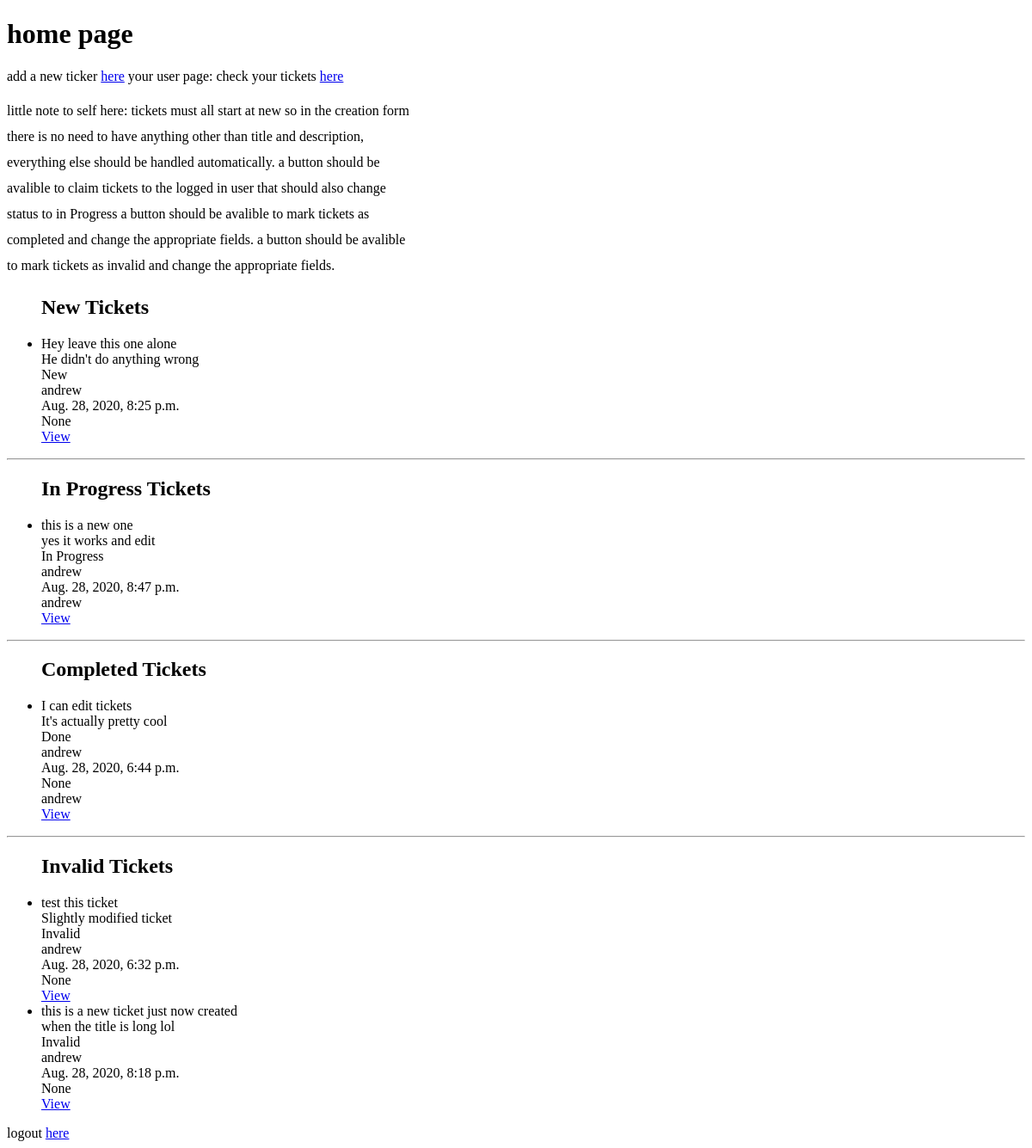
/ (signed in), run on an earlier commit of the app's database.
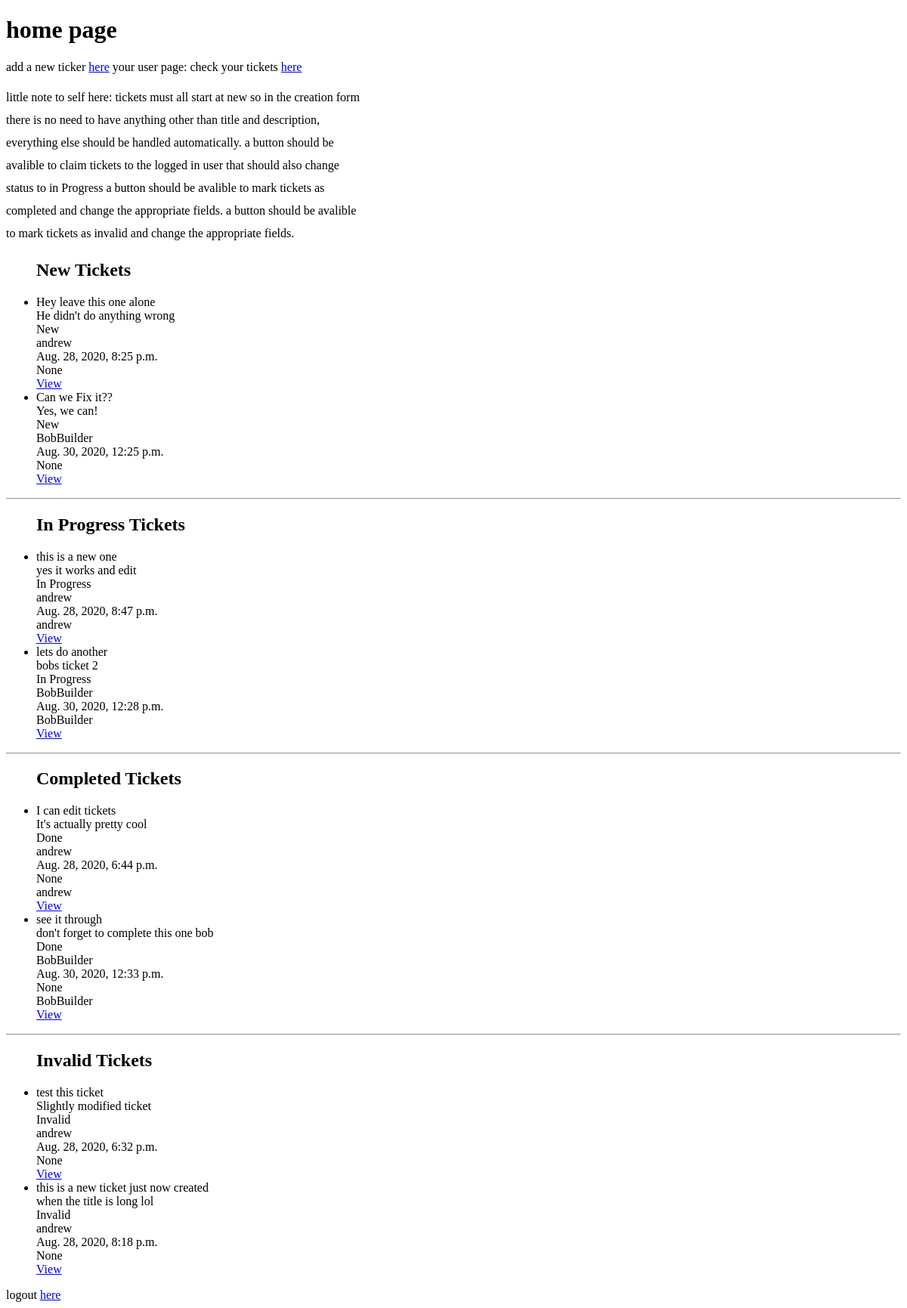
And on a later commit of the database.
### BugTrackApp/models.py (models this page shows)
class bug_ticket(models.Model):
    title = models.CharField(max_length = 80)
    description = models.TextField()
    status_choices = [
        ('New', 'New'),
        ('In Progress', 'In Progress'),
        ('Done', 'Done'),
        ('Invalid', 'Invalid'),
    ]
    status = models.CharField(choices = status_choices, default='New', max_length=11)
    created_by = models.ForeignKey(custom_user, on_delete=models.DO_NOTHING)
    date = models.DateTimeField(default = datetime.now)
    assigned = models.CharField(default = None, blank = False, null = True, max_length = 30)
    completed_by = models.CharField(default = None, blank = False, null = True, max_length = 30)

class custom_user(AbstractUser):
    def __str__(self):
        return self.username

### BugTrackApp/views.py (the view)
# urls.py: path('', views.index),
@login_required
def index(request):
    tickets = bug_ticket.objects.all()
    return render(request, 'index.html', {'tickets': tickets})

### BugTrackApp/templates/index.html (shortened to what this page needs)
<!DOCTYPE html>
<html lang="en">
<head>
</head>
<body>
    <h1>home page</h1>
    <span>add a new ticker <a href="newticket/"> here</a></span>
    <span>your user page: check your tickets <a href="userdetails/">here</a></span>
    <p style="width: 40%; line-height: 30px;">little note to self here: tickets must all start at new so in the creation form there
        is no need to have anything other than title and description, everything else
        should be handled automatically.
        a button should be avalible to claim tickets to the logged in user that should also change
        status to in Progress
        a button should be avalible to mark tickets as completed and change the appropriate fields.
        a button should be avalible to mark tickets as invalid and change the appropriate fields.
    </p>
    <ul>
        <h2>New Tickets</h2>
        {% for ticket in tickets %}
            {% if ticket.status == 'New'%}
        <li>
            {{ticket.title}}
            <br>
            {{ticket.description}}
            <br>
            {{ticket.status}}
            <br>
            {{ticket.created_by}}
            <br>
            {{ticket.date}}
            <br>
            {{ticket.assigned}}
            <br>
            <a href="post/{{ticket.id}}">View</a>
        </li>
            {% endif %}
        {% endfor %}
    </ul>
    <hr>
    <ul>
        <h2>In Progress Tickets</h2>
        {% for ticket in tickets %}
            {% if ticket.status == 'In Progress'%}
        <li>
            {{ticket.title}}
            <br>
            {{ticket.description}}
            <br>
            {{ticket.status}}
            <br>
            {{ticket.created_by}}
            <br>
            {{ticket.date}}
            <br>
            {{ticket.assigned}}
            <br>
            <a href="post/{{ticket.id}}">View</a>
        </li>
            {% endif %}
        {% endfor %}
    </ul>
    <hr>
    <ul>
        <h2>Completed Tickets</h2>
        {% for ticket in tickets %}
            {% if ticket.status == 'Done'%}
        <li>
            {{ticket.title}}
            <br>
            {{ticket.description}}
            <br>
            {{ticket.status}}
            <br>
            {{ticket.created_by}}
            <br>
            {{ticket.date}}
            <br>
            {{ticket.assigned}}
            <br>
            {{ticket.completed_by}}
            <br>
            <a href="post/{{ticket.id}}">View</a>
        </li>
            {% endif %}
        {% endfor %}
    </ul>
    <hr>
    <ul>
        <h2>Invalid Tickets</h2>
        {% for ticket in tickets %}
            {% if ticket.status == 'Invalid' %}
        <li>
            {{ticket.title}}
            <br>
            {{ticket.description}}
            <br>
            {{ticket.status}}
            <br>
            {{ticket.created_by}}
            <br>
            {{ticket.date}}
            <br>
            {{ticket.assigned}}
            <br>
            <a href="post/{{ticket.id}}">View</a>
        </li>
            {% endif %}
        {% endfor %}
    </ul>
    <span>logout <a href="logout/"> here</a></span>
</html>

What changed in the data, as far as the page shows it:
added bug_ticket: title "Can we Fix it??", description "Yes, we can!", status "New", created_by "BobBuilder", date "Aug. 30, 2020, 12:25 p.m.", assigned "None", shown under "New Tickets"
added bug_ticket: title "lets do another", description "bobs ticket 2", status "In Progress", created_by "BobBuilder", date "Aug. 30, 2020, 12:28 p.m.", assigned "BobBuilder", shown under "In Progress Tickets"
added bug_ticket: title "see it through", description "don't forget to complete this one bob", status "Done", created_by "BobBuilder", date "Aug. 30, 2020, 12:33 p.m.", assigned "None", completed_by "BobBuilder", shown under "Completed Tickets"
